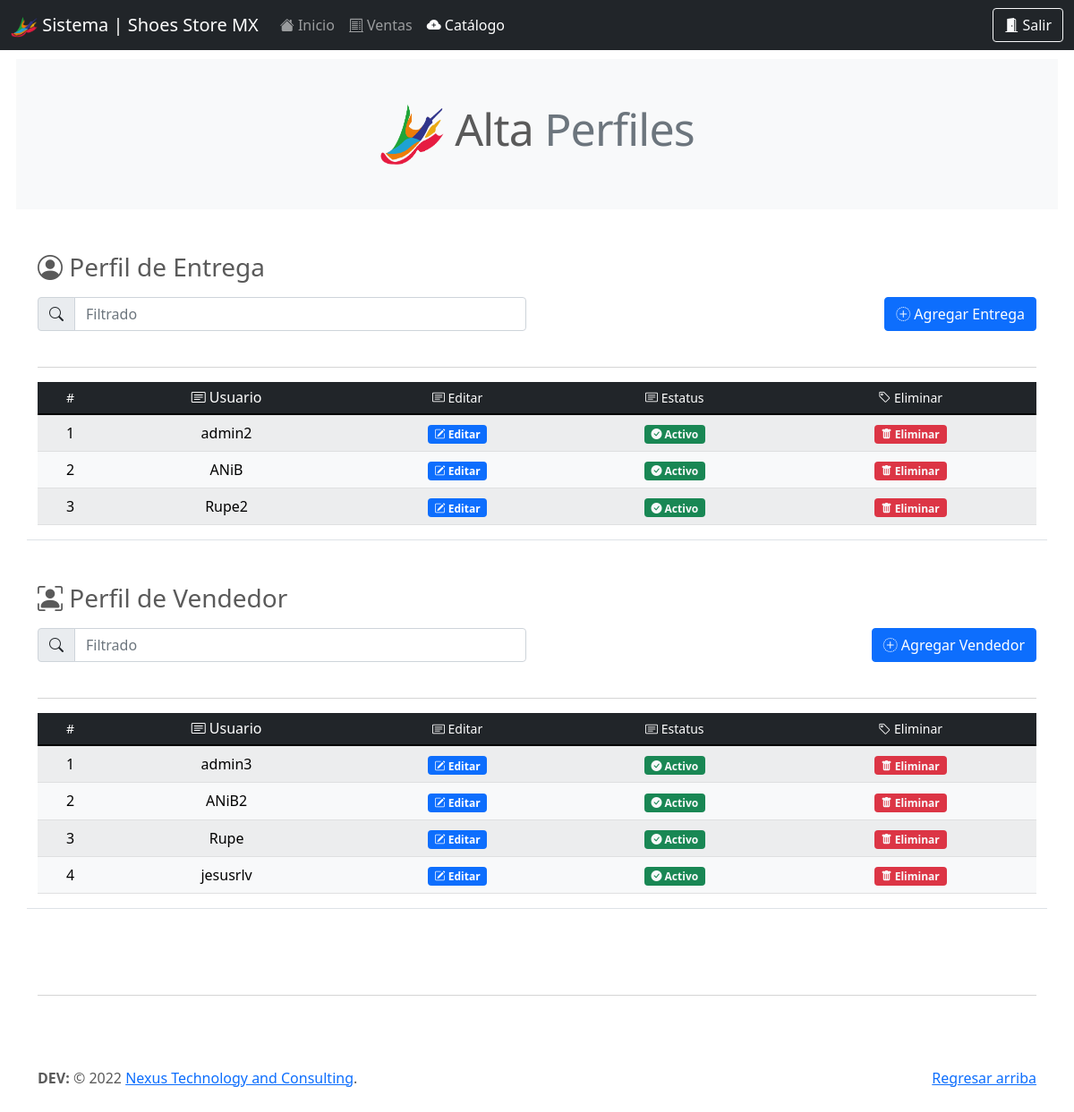
/be_/alta_perfiles.php (signed in), run on an earlier commit of the app's database.
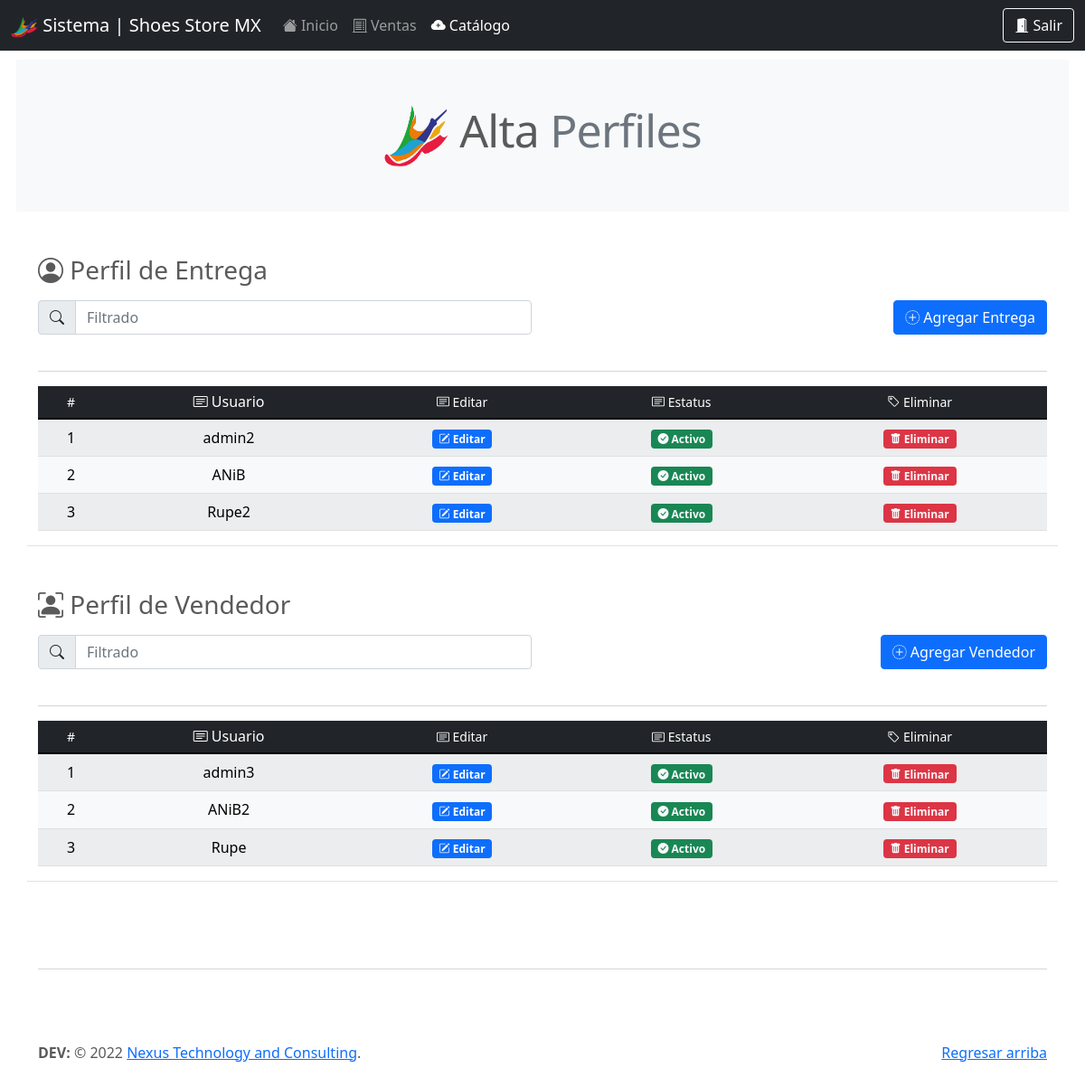
And on a later commit of the database.
### tables this page shows
CREATE TABLE `usr` (
  `id` int(11) NOT NULL,
  `usr` varchar(30) NOT NULL,
  `pwd` varchar(50) NOT NULL,
  `perfil` int(11) NOT NULL,
  `status_e` int(11) NOT NULL
);

### query/query_vendedor.php (called while the page is built)
<?php
include('qconn/qc.php');
$sql_entrega = "SELECT * FROM usr WHERE perfil=2 ORDER BY status_e DESC";
$resultado_sql_entrega= $conn->query($sql_entrega);
$sql_vendedor = "SELECT * FROM usr WHERE perfil=3 ORDER BY status_e DESC";
$resultado_sql_vendedor= $conn->query($sql_vendedor);
?>

### be_/alta_perfiles.php (the view, shortened to what the changed rows need)
<!doctype html>
<html lang="en">
  <head>
    <link rel="stylesheet" href="https://cdn.jsdelivr.net/npm/bootstrap-icons@1.7.2/font/bootstrap-icons.css">
    <link href="../assets/dist/css/bootstrap.min.css" rel="stylesheet">
    <link href="../carousel.css" rel="stylesheet">
  </head>
  <body>
<main>
<h2 class="mb-5 bg-light p-5 text-center featurette-heading" style="margin:18px;"><img src="../assets/brand/img/logo_store_shoes_sin_fondo.png" alt="" width="72" height="72"> Alta <span class="text-muted">Perfiles</span></h2>
<? include('../query/query_vendedor.php'); ?>
  <div class="container marketing mt-5 border-bottom">
<div class="table-responsive">
<table class="table  table-light table-striped mb-3 table-hover align-middle">
      <thead class="text-center table-dark align-middle">
        <tr>
          <th scope="col" class="h6"><small>#</small></th>
          <th scope="col" class="h6"><small<i class="bi bi-card-text"></i> Usuario</small></th>
          <th scope="col" class="h6"><small><i class="bi bi-card-text"></i> Editar</small></th>
          <th scope="col" class="h6"><small><i class="bi bi-card-text"></i> Estatus</small></th>
          <th scope="col" class="h6"><small><i class="bi bi-tag"></i> Eliminar</small></th>
        </tr>
      </thead>
      <tbody id="myTable">
        <?php
        $x = 0;
          while($row_sql_entrega = $resultado_sql_entrega->fetch_assoc()){
            $x++;
            echo'<tr>';
            echo'<td class="text-center">'.$x.'</td>';
            echo'<td class="text-center">'.$row_sql_entrega['usr'].'</td>';
            echo'<td class="text-center"><a href="#" data-bs-toggle="modal" data-bs-target="#exampleModal'.$row_sql_entrega['id'].'"><span class="badge bg-primary"><i class="bi bi-pencil-square"></i> Editar</span></a></td>';
            if ($row_sql_entrega['status_e']==1){
              echo '<td class="text-center"><a href="#" data-bs-toggle="modal" data-bs-target="#actualizarStatusE'.$row_sql_entrega['id'].'"><span class="badge bg-success text-light"><i class="bi bi-check-circle-fill"></i> Activo</span></a></td>';
            }
            else{
              echo '<td class="text-center"><a href="#" data-bs-toggle="modal" data-bs-target="#actualizarStatusE'.$row_sql_entrega['id'].'"><span class="badge bg-danger text-light"><i class="bi bi-x-circle-fill"></i> Inactivo</span></a></td>';
            }
            echo'<td class="text-center"><a href="#" data-bs-toggle="modal" data-bs-target="#deleteArticulo'.$row_sql_entrega['id'].'"><span class="badge bg-danger text-light"><i class="bi bi-trash-fill"></i> Eliminar</span></a></td>';
            echo'</tr>';
          }
        ?>
      </tbody>
    </table>
    </div>
  </div>
  <div class="container marketing mt-5 border-bottom">
<div class="table-responsive">
<table class="table  table-light table-striped mb-3 table-hover align-middle">
      <thead class="text-center table-dark align-middle">
        <tr>
          <th scope="col" class="h6"><small>#</small></th>
          <th scope="col" class="h6"><small<i class="bi bi-card-text"></i> Usuario</small></th>
          <th scope="col" class="h6"><small><i class="bi bi-card-text"></i> Editar</small></th>
          <th scope="col" class="h6"><small><i class="bi bi-card-text"></i> Estatus</small></th>
          <th scope="col" class="h6"><small><i class="bi bi-tag"></i> Eliminar</small></th>
        </tr>
      </thead>
      <tbody id="myTable2">
        <?php
        $x = 0;
          while($row_sql_vendedor = $resultado_sql_vendedor->fetch_assoc()){
            $x++;
            echo'<tr>';
            echo'<td class="text-center">'.$x.'</td>';
            echo'<td class="text-center">'.$row_sql_vendedor['usr'].'</td>';
            echo'<td class="text-center"><a href="#" data-bs-toggle="modal" data-bs-target="#exampleModal'.$row_sql_vendedor['id'].'"><span class="badge bg-primary"><i class="bi bi-pencil-square"></i> Editar</span></a></td>';
            if ($row_sql_vendedor['status_e']==1){
              echo '<td class="text-center"><a href="#" data-bs-toggle="modal" data-bs-target="#actualizarStatusV'.$row_sql_vendedor['id'].'"><span class="badge bg-success text-light"><i class="bi bi-check-circle-fill"></i> Activo</span></a></td>';
            }
            else{
              echo '<td class="text-center"><a href="#" data-bs-toggle="modal" data-bs-target="#actualizarStatusV'.$row_sql_vendedor['id'].'"><span class="badge bg-danger text-light"><i class="bi bi-x-circle-fill"></i> Inactivo</span></a></td>';
            }
            echo'<td class="text-center"><a href="#" data-bs-toggle="modal" data-bs-target="#deleteArticulo'.$row_sql_vendedor['id'].'"><span class="badge bg-danger text-light"><i class="bi bi-trash-fill"></i> Eliminar</span></a></td>';
            echo'</tr>';
          }
        ?>
      </tbody>
    </table>
    </div>
  </div>
</main>
  </body>
</html>

What changed in the data, as far as the page shows it:
removed usr: usr "jesusrlv"
